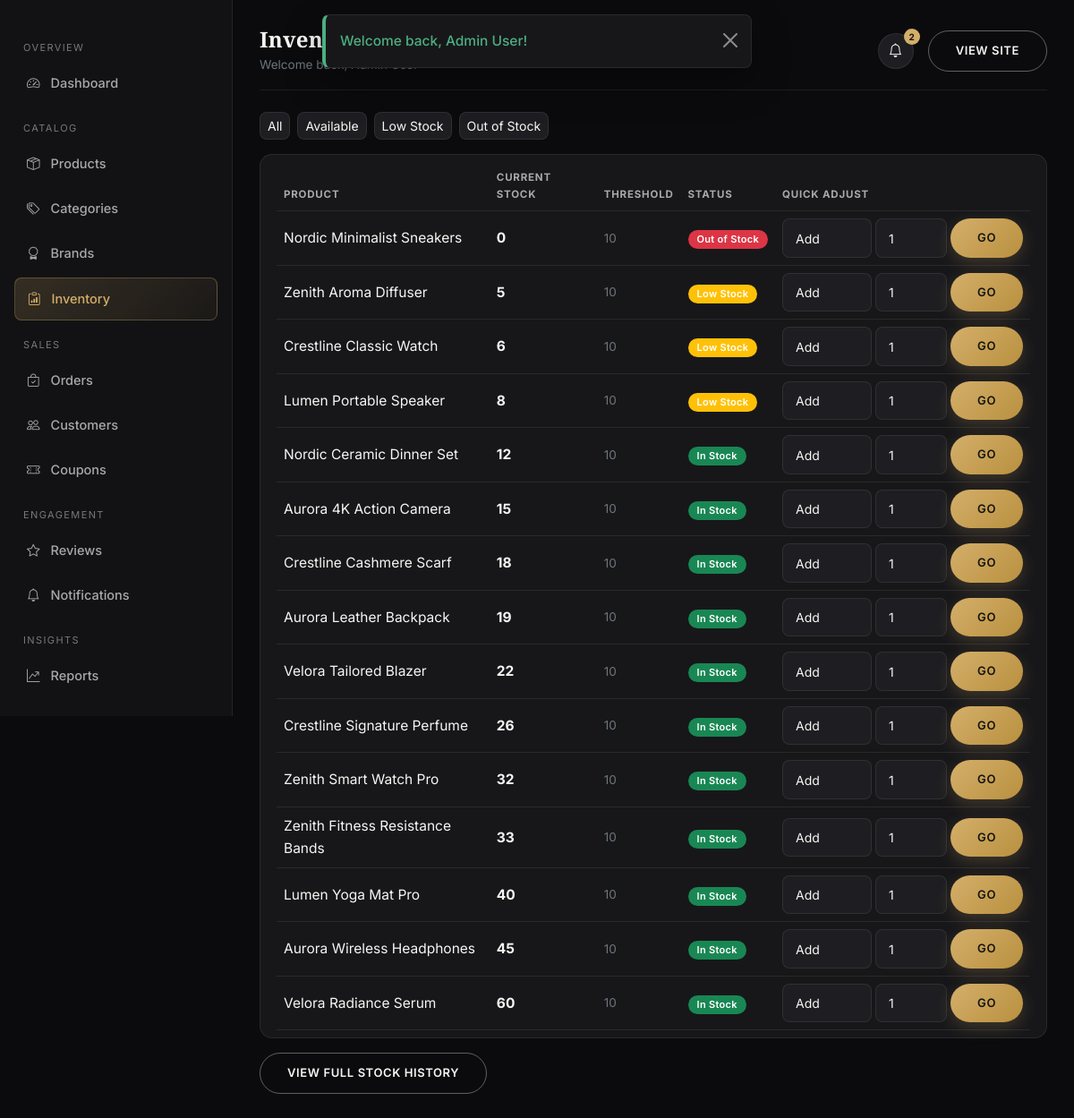
The page /admin/inventory/index.php (signed in) on the database its author committed.
### tables this page shows
CREATE TABLE inventory (
    inventory_id INT AUTO_INCREMENT PRIMARY KEY,
    product_id INT NOT NULL UNIQUE,
    quantity INT NOT NULL DEFAULT 0,
    low_stock_threshold INT NOT NULL DEFAULT 10,
    stock_status ENUM('available','low_stock','out_of_stock') NOT NULL DEFAULT 'available',
    updated_at TIMESTAMP NOT NULL DEFAULT CURRENT_TIMESTAMP ON UPDATE CURRENT_TIMESTAMP,
    FOREIGN KEY (product_id) REFERENCES products(product_id) ON DELETE CASCADE
);

CREATE TABLE products (
    product_id INT AUTO_INCREMENT PRIMARY KEY,
    category_id INT NOT NULL,
    brand_id INT DEFAULT NULL,
    product_name VARCHAR(150) NOT NULL,
    slug VARCHAR(180) NOT NULL UNIQUE,
    description TEXT,
    specifications TEXT,
    price DECIMAL(10,2) NOT NULL,
    discount_price DECIMAL(10,2) DEFAULT NULL,
    sku VARCHAR(60) DEFAULT NULL UNIQUE,
    is_featured TINYINT(1) NOT NULL DEFAULT 0,
    is_flash_sale TINYINT(1) NOT NULL DEFAULT 0,
    flash_sale_price DECIMAL(10,2) DEFAULT NULL,
    flash_sale_start DATETIME DEFAULT NULL,
    flash_sale_end DATETIME DEFAULT NULL,
    total_sold INT NOT NULL DEFAULT 0,
    avg_rating DECIMAL(3,2) NOT NULL DEFAULT 0,
    review_count INT NOT NULL DEFAULT 0,
    status ENUM('active','inactive') NOT NULL DEFAULT 'active',
    created_at TIMESTAMP NOT NULL DEFAULT CURRENT_TIMESTAMP,
    updated_at TIMESTAMP NOT NULL DEFAULT CURRENT_TIMESTAMP ON UPDATE CURRENT_TIMESTAMP,
    FOREIGN KEY (category_id) REFERENCES categories(category_id) ON DELETE RESTRICT,
    FOREIGN KEY (brand_id) REFERENCES brands(brand_id) ON DELETE SET NULL,
    INDEX idx_pname (product_name),
    INDEX idx_category (category_id),
    INDEX idx_brand (brand_id),
    INDEX idx_created (created_at),
    FULLTEXT INDEX ft_search (product_name, description)
);

### admin/inventory/index.php (the view, shortened to what this page needs)
<?php
$pdo = db();
$filter = $_GET['status'] ?? '';
$where = '1=1'; $params = [];
$stmt = $pdo->prepare("SELECT p.product_id, p.product_name, i.quantity, i.low_stock_threshold, i.stock_status
                        FROM inventory i JOIN products p ON p.product_id = i.product_id
                        WHERE $where ORDER BY i.quantity ASC");
$stmt->execute($params);
$rows = $stmt->fetchAll();
require __DIR__ . '/../../includes/header.php';
?>
<div class="sc-dash-wrap">
  <?php require __DIR__ . '/../includes/sidebar.php'; ?>
  <main class="sc-content">
    <?php require __DIR__ . '/../includes/topbar.php'; ?>
    <div class="d-flex flex-wrap gap-2 mb-3">
      <a href="?" class="btn btn-sc-dark btn-sm <?= $filter === '' ? 'border-gold' : '' ?>">All</a>
      <a href="?status=available" class="btn btn-sc-dark btn-sm">Available</a>
      <a href="?status=low_stock" class="btn btn-sc-dark btn-sm">Low Stock</a>
      <a href="?status=out_of_stock" class="btn btn-sc-dark btn-sm">Out of Stock</a>
    </div>
    <div class="sc-table-wrap">
      <table class="table align-middle mb-0">
        <thead class="sc-thead"><tr><th>Product</th><th>Current Stock</th><th>Threshold</th><th>Status</th><th>Quick Adjust</th></tr></thead>
        <tbody>
          <?php foreach ($rows as $r): ?>
            <tr>
              <td><?= e($r['product_name']) ?></td>
              <td><strong><?= (int)$r['quantity'] ?></strong></td>
              <td class="text-secondary small"><?= (int)$r['low_stock_threshold'] ?></td>
              <td><?= stock_status_badge($r['stock_status']) ?></td>
              <td>
                <form method="post" class="d-flex gap-1">
                  <select name="adjust_type" class="form-select form-select-sm" style="width:100px"><option value="add">Add</option><option value="reduce">Reduce</option></select>
                  <input type="number" name="adjust_amount" class="form-control form-control-sm" style="width:80px" min="1" value="1" required>
                  <button class="btn btn-sc-gold btn-sm">Go</button>
                </form>
              </td>
            </tr>
          <?php endforeach; ?>
        </tbody>
      </table>
    </div>
    <a href="<?= BASE_URL ?>admin/inventory/stock-history.php" class="btn btn-sc-outline btn-sm mt-3">View Full Stock History</a>
  </main>
</div>
<?php require __DIR__ . '/../../includes/dash-footer.php'; ?>

### includes/functions.php (shortened to what this page needs)
<?php
function e($value): string
{
    return htmlspecialchars((string)($value ?? ''), ENT_QUOTES, 'UTF-8');
}
    ob_start(); ?>
    <?php return ob_get_clean();
function stock_status_badge(string $status): string
{
    $map = [
        'available' => ['success', 'In Stock'],
        'low_stock' => ['warning', 'Low Stock'],
        'out_of_stock' => ['danger', 'Out of Stock'],
    ];
    [$class, $label] = $map[$status] ?? ['secondary', ucfirst($status)];
    return '<span class="badge sc-badge bg-' . $class . '">' . $label . '</span>';
}

### assets/css/style.css (style rules this page uses)
:root { --sc-black: #0b0b0d; --sc-charcoal: #121214; --sc-charcoal-2: #17171a; --sc-charcoal-3: #1e1e22; --sc-border: rgba(255, 255, 255, 0.08); --sc-white: #f7f6f3; --sc-gray: #a8a8ad; --sc-gray-dim: #77777d; --sc-gold: #d4af6a; --sc-gold-soft: #e8cd9a; --sc-gold-deep: #b9903f; --sc-success: #4caf80; --sc-danger: #e0665f; --sc-warning: #e0b25f; --sc-info: #6fa8dc; --sc-radius: 14px; --sc-radius-sm: 8px; --sc-shadow: 0 10px 30px rgba(0, 0, 0, 0.35); --sc-transition: all .28s cubic-bezier(.4,0,.2,1); --sc-font-heading: 'Playfair Display', Georgia, serif; --sc-font-body: 'Inter', -apple-system, BlinkMacSystemFont, 'Segoe UI', sans-serif; }
* { box-sizing: border-box; }
body { background: var(--sc-black); color: var(--sc-white); font-family: var(--sc-font-body); font-size: 15.5px; line-height: 1.65; -webkit-font-smoothing: antialiased; animation: scPageFadeIn .18s ease both; }
a { color: var(--sc-gold); text-decoration: none; transition: var(--sc-transition); }
.btn-sc-gold { background: linear-gradient(135deg, var(--sc-gold) 0%, var(--sc-gold-deep) 100%); color: #14140f; border: none; font-weight: 600; letter-spacing: .6px; text-transform: uppercase; font-size: 13px; padding: 12px 30px; border-radius: 40px; transition: var(--sc-transition); box-shadow: 0 6px 18px rgba(212,175,106,.22); }
.btn-sc-outline { background: transparent; border: 1px solid rgba(255,255,255,.35); color: var(--sc-white); font-weight: 600; letter-spacing: .6px; text-transform: uppercase; font-size: 13px; padding: 12px 30px; border-radius: 40px; transition: var(--sc-transition); }
.btn-sc-dark { background: var(--sc-charcoal-3); border: 1px solid var(--sc-border); color: var(--sc-white); border-radius: var(--sc-radius-sm); transition: var(--sc-transition); }
.form-control, .form-select { background: var(--sc-charcoal-3); border: 1px solid var(--sc-border); color: var(--sc-white); border-radius: var(--sc-radius-sm); padding: 10px 14px; }
.form-control::placeholder { color: var(--sc-gray-dim); }
.table { color: var(--sc-white); }
.table > :not(caption) > * > * { background: transparent; border-bottom-color: var(--sc-border); color: var(--sc-white); }
.sc-table-wrap { background: var(--sc-charcoal-2); border: 1px solid var(--sc-border); border-radius: var(--sc-radius); padding: 8px 18px; }
thead.sc-thead th { color: var(--sc-gray); text-transform: uppercase; font-size: 11.5px; letter-spacing: .8px; border-bottom-color: var(--sc-border) !important; }
.sc-badge { font-weight: 600; font-size: 11px; padding: 5px 10px; border-radius: 20px; letter-spacing: .3px; }
.sc-dash-wrap { display: flex; align-items: flex-start; min-height: calc(100vh - 76px); }
.sc-content { flex: 1; padding: 30px; max-width: 100%; overflow-x: hidden; }

### rows shown on the page
inventory: product.product_name "Nordic Minimalist Sneakers", quantity "0", low_stock_threshold "10", label "Out of Stock"
inventory: product.product_name "Zenith Aroma Diffuser", quantity "5", low_stock_threshold "10", label "Low Stock"
inventory: product.product_name "Crestline Classic Watch", quantity "6", low_stock_threshold "10", label "Low Stock"
inventory: product.product_name "Lumen Portable Speaker", quantity "8", low_stock_threshold "10", label "Low Stock"
inventory: product.product_name "Nordic Ceramic Dinner Set", quantity "12", low_stock_threshold "10", label "In Stock"
inventory: product.product_name "Aurora 4K Action Camera", quantity "15", low_stock_threshold "10", label "In Stock"
inventory: product.product_name "Crestline Cashmere Scarf", quantity "18", low_stock_threshold "10", label "In Stock"
inventory: product.product_name "Aurora Leather Backpack", quantity "19", low_stock_threshold "10", label "In Stock"
inventory: product.product_name "Velora Tailored Blazer", quantity "22", low_stock_threshold "10", label "In Stock"
inventory: product.product_name "Crestline Signature Perfume", quantity "26", low_stock_threshold "10", label "In Stock"
inventory: product.product_name "Zenith Smart Watch Pro", quantity "32", low_stock_threshold "10", label "In Stock"
inventory: product.product_name "Zenith Fitness Resistance Bands", quantity "33", low_stock_threshold "10", label "In Stock"
inventory: product.product_name "Lumen Yoga Mat Pro", quantity "40", low_stock_threshold "10", label "In Stock"
inventory: product.product_name "Aurora Wireless Headphones", quantity "45", low_stock_threshold "10", label "In Stock"
inventory: product.product_name "Velora Radiance Serum", quantity "60", low_stock_threshold "10", label "In Stock"

### other values the page prints
$f['message'] "Welcome back, Admin User!"
$label "Dashboard Products Categories Brands Inventory Orders Customers Coupons Reviews Notifications Reports"
$pageTitle "Inventory"
$adminNotifCount "2"
